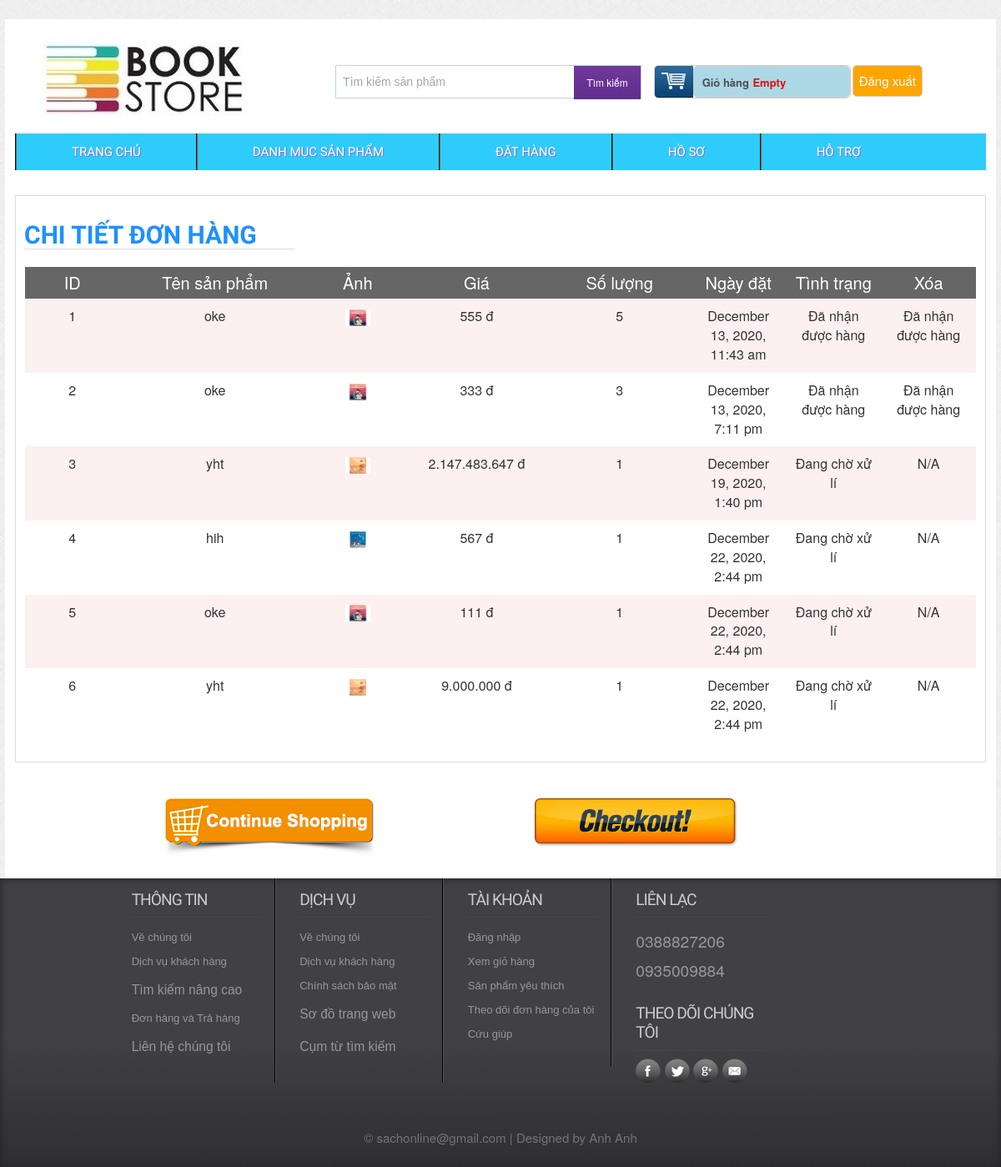
The app's page /orderdetails.php (signed in) with its own data.
### tables this page shows
CREATE TABLE `tbl_order` (
  `id` int(11) NOT NULL,
  `productId` int(11) NOT NULL,
  `productName` varchar(255) NOT NULL,
  `customer_id` int(11) NOT NULL,
  `quantity` int(11) NOT NULL,
  `price` varchar(255) NOT NULL,
  `image` varchar(255) NOT NULL,
  `status` int(11) NOT NULL DEFAULT 0,
  `date_order` timestamp NOT NULL DEFAULT current_timestamp()
);

### classes/cart.php (called while the page is built, shortened)
<?php
 $filepath = realpath(dirname(__FILE__));
include_once ($filepath.'/../lib/database.php');
include_once ($filepath.'/../helpers/format.php');
 ?>
<?php
class cart
{
	private $db;
	public function __construct()
	{
		$this->db = new Database();
	}
public function check_cart(){
$sId = session_id();
	$query = "SELECT * FROM tbl_cart WHERE sId= '$sId'";
	$result = $this->db->select($query);
	return $result;
}
public function check_order($customer_id){
	$query = "SELECT * FROM tbl_order WHERE customer_id= '$customer_id'";
	$result = $this->db->select($query);
	return $result;
}
public function get_cart_ordered($customer_id){
$query = "SELECT * FROM tbl_order WHERE customer_id= '$customer_id'";
	$get_cart_ordered = $this->db->select($query);
	return $get_cart_ordered;
}
	}
	?>

### lib/database.php (called while the page is built, shortened)
<?php
Class Database{
   public $host   = DB_HOST;
   public $user   = DB_USER;
   public $pass   = DB_PASS;
   public $dbname = DB_NAME;
   public $link;
private function connectDB(){
   $this->link = new mysqli($this->host, $this->user, $this->pass,
    $this->dbname);
 }
public function select($query){
  $result = $this->link->query($query) or
   die($this->link->error.__LINE__);
  if($result->num_rows > 0){
    return $result;
  } else {
    return false;
  }
 }
}
?>

### lib/session.php (called while the page is built, shortened)
<?php
class Session{
 public static function get($key){
    if (isset($_SESSION[$key])) {
     return $_SESSION[$key];
    } else {
     return false;
    }
 }
}
?>

### helpers/format.php (called while the page is built, shortened)
<?php
class Format{
 public function formatDate($date){
    return date('F j, Y, g:i a', strtotime($date));
 }
   public function format_currency($n=0){
    $n=(string)$n;
    $n=strrev($n);
    $res='';
    for($i=0;$i<strlen($n);$i++){
if($i%3==0 && $i!=0){
    $res.='.';
}
   $res.=$n[$i];
   }
   $res=strrev($res);
   return $res;
}
}
?>

### orderdetails.php (the view, shortened to what this page needs)
<?php
include 'inc/header.php';
 ?>
 <?php
   $ct = new cart();
?>
 <div class="main">
    <div class="content">
    	<div class="cartoption">
			<div class="cartpage">
			    	<h2 style="width: 325px;font-weight: bold; color: dodgerblue;">CHI TIẾT ĐƠN HÀNG </h2>
						<table class="tblone">
							<tr>
								<th width="10%"> ID</th>
								<th width="20%">Tên sản phẩm</th>
								<th width="10%">Ảnh</th>
								<th width="15%">Giá</th>
								<th width="15%">Số lượng</th>
								<th width="10%">Ngày đặt</th>
								<th width="10%">Tình trạng</th>
								<th width="10%">Xóa</th>
							</tr>
	<?php
	 $customer_id= Session::get('customer_id');
	$get_cart_ordered = $ct->get_cart_ordered($customer_id);
	if($get_cart_ordered){
		$i = 0;
while($result = $get_cart_ordered->fetch_assoc()){
$i++;
			?>
							<tr>
							<td><?php echo $i; ?></td>
<td><?php echo $result['productName'] ?></td>
	<td><img src="admin/uploads/<?php echo $result['image'] ?>" alt=""/></td>
								<td><?php echo $fm->format_currency($result['price'])." "."đ" ?></td>
								<td>
	<?php echo $result['quantity'] ?>
								</td>
<td><?php echo $fm->formatDate($result['date_order'])  ?>  </td>
<td>
	<?php
	if($result['status']=='0'){
		echo'Đang chờ xử lí';
	}elseif($result['status']=='1'){
		?>
	<span>Đang vận chuyển </span>
<?php
	}else{
	echo'Đã nhận được hàng';
	}
	?>
</td>
<?php
if($result['status']=='0'){
?>
<td><?php echo 'N/A'; ?></td>
<?php
}elseif($result['status']=='1'){
?>
<td><a href="?confirmid=<?php echo $customer_id ?>&price=<?php echo $result['price']  ?>&time=<?php echo $result['date_order'] ?>">Đã xác nhận</a></td>
<?php
}else{
 ?>
<td><?php echo 'Đã nhận được hàng';?></a>
<?php
}
?>
</td>
							</tr>
<?php
				}
				}
?>
						</table>
					</div>
					<div class="shopping">
						<div class="shopleft">
							<a href="index.php"> <img src="images/shop.png" alt="" /></a>
						</div>
						<div class="shopright">
							<a href="payment.php"> <img src="images/check.png" alt="" /></a>
						</div>
					</div>
    	</div>
    </div>
 </div>
<?php
include 'inc/footer.php';
 ?>

### inc/header.php (shortened to what this page needs)
<?php
include'lib/session.php';
 ?>
 <?php
include_once 'lib/database.php';
include_once 'helpers/format.php';
	$fm = new Format();
	$ct = new cart();
 ?>
<!DOCTYPE HTML>
<head>
<link href="css/style.css" rel="stylesheet" type="text/css" media="all"/>
<link href="css/menu.css" rel="stylesheet" type="text/css" media="all"/>
<link rel="stylesheet" href="https://maxcdn.bootstrapcdn.com/bootstrap/3.3.7/css/bootstrap.min.css">
</head>
<body style="/*background: #AAE3E7*/; font-size: 16px;"    >
  <div class="wrap" style="width: 99%;">
		<div class="header_top">
			<div class="logo">
				<a href="index.php"><img src="images/logo.jpg" alt="" /></a>
			</div>
			  <div class="header_top_right">
			    <div class="search_box">
				    <form action="timkiem.php" method="POST">
				    	<input type="text" name="timkiem" value="Tìm kiếm sản phẩm" onfocus="this.value = '';" onblur="if (this.value == '') {this.value = 'Tìm kiếm sản phẩm';}"><input type="submit" value="Tìm kiếm" style="height: 40px;">
				    </form>
			    </div>
			    <div class="shopping_cart" style="width: 236px; border: 1px solid #cecece;border-radius: 5px;">
					<div class="cart" style="border: 1px solid #cecece;border-radius: 5px;background: lightblue;">
						<a href="#" title="View my shopping cart" rel="nofollow" style="text-decoration: none;">
								<span class="cart_title">Giỏ hàng</span>
								<span class="no_product">
				<?php
		$check_cart = $ct->check_cart();
		if($check_cart){
			$sum = Session::get("sum");
				$qty = Session::get("qty");
			echo $fm->format_currency($sum).' '.'VNĐ'.'-'.'SL:'.$qty ;
		}else{
	echo 'Empty';
}
   ?>
								</span>
							</a>
						</div>
			      </div>
		   <div class="login" style="
    border: 1px solid #cecece;
    box-sizing: border-box;
    color: #444;
    display: block;
    float: left;
    font-size: 15px;
    /* height: 38px; */
    margin-left: 2px;
    text-align: center;
    /* width: 144px; */
    border-radius: 5px;
    padding: 7px;
    background: orange;">
<?php
$login_check =  Session::get('customer_login');
if($login_check==false){
echo '<a href="login.php" style = "">Đăng nhập</a></div>';
}else{
echo 	'<a href="?customer_id='.Session::get('customer_id').'">Đăng xuất</a></div>';
}
?>
	 </div>
 </div>
<div class="menu">
	<ul id="dc_mega-menu-orange" class="dc_mm-orange" style=" background: #2ECCFA;">
	  <li><a href="index.php">Trang chủ</a></li>
	  <li><a href="products.php">Danh mục sản phẩm</a> </li>
 <?php
  $customer_id= Session::get('customer_id');
$check_order = $ct->check_order($customer_id);
if($check_order==true){
	echo ' <li><a href="orderdetails.php">Đặt hàng</a></li>';
} else{
	echo '';
}
 ?>
<?php
$login_check =  Session::get('customer_login');
if($login_check==false){
	echo '';
}else{
	echo '<li><a href="profile.php">Hồ sơ</a> </li>';
}
 ?>
	  <li><a href="contact.php">Hỗ trợ</a> </li>
	</ul>
</div>

### inc/footer.php (shortened to what this page needs)
</div>
   <div class="footer">
   	  <div class="wrapper">
	     <div class="section group">
				<div class="col_1_of_4 span_1_of_4">
						<h4>THÔNG TIN</h4>
						<ul>
						<li><a href="#">Về chúng tôi</a></li>
						<li><a href="#">Dịch vụ khách hàng</a></li>
						<li><a href="#"><span>Tìm kiếm nâng cao</span></a></li>
						<li><a href="#">Đơn hàng và Trả hàng</a></li>
						<li><a href="#"><span>Liên hệ chúng tôi</span></a></li>
						</ul>
					</div>
				<div class="col_1_of_4 span_1_of_4">
					<h4>DỊCH vỤ</h4>
						<ul>
						<li><a href="about.html">Về chúng tôi</a></li>
						<li><a href="faq.html">Dịch vụ khách hàng</a></li>
						<li><a href="#">Chính sách bảo mật</a></li>
						<li><a href="contact.html"><span>Sơ đồ trang web</span></a></li>
						<li><a href="preview.html"><span>Cụm từ tìm kiếm</span></a></li>
						</ul>
				</div>
				<div class="col_1_of_4 span_1_of_4">
					<h4>TÀI KHOẢN </h4>
						<ul>
							<li><a href="contact.html">Đăng nhập</a></li>
							<li><a href="index.html">Xem giỏ hàng</a></li>
							<li><a href="#">Sản phẩm yêu thích</a></li>
							<li><a href="#">Theo dõi đơn hàng của tôi</a></li>
							<li><a href="faq.html">Cứu giúp</a></li>
						</ul>
				</div>
				<div class="col_1_of_4 span_1_of_4">
					<h4>Liên lạc</h4>
						<ul>
							<li><span>0388827206</span></li>
							<li><span>0935009884</span></li>
						</ul>
						<div class="social-icons">
							<h4>Theo dõi chúng tôi</h4>
					   		  <ul>
							      <li class="facebook"><a href="#" target="_blank"> </a></li>
							      <li class="twitter"><a href="#" target="_blank"> </a></li>
							      <li class="googleplus"><a href="#" target="_blank"> </a></li>
							      <li class="contact"><a href="#" target="_blank"> </a></li>
						     </ul>
   	 					</div>
				</div>
			</div>
			<div class="copy_right" >
				<p style="font-size: 15px;">&copy; sachonline@gmail.com | Designed by Anh Anh</p>
		   </div>
     </div>
    </div>
    <link href="css/flexslider.css" rel='stylesheet' type='text/css' />
</body>
</html>

### css/menu.css (style rules this page uses)
ul.dc_mm-orange,ul.dc_mm-orange li { border:none; list-style:none; }
ul.dc_mm-orange { background: #414045; background: -moz-linear-gradient(top, #414045 55%, #2f2e33 100%); background: -webkit-gradient(linear, left top, left bottom, color-stop(55%,#414045), color-stop(100%,#2f2e33)); background: -webkit-linear-gradient(top, #414045 55%,#2f2e33 100%); background: -o-linear-gradient(top, #414045 55%,#2f2e33 100%); background: -ms-linear-gradient(top, #414045 55%,#2f2e33 100%); background: linear-gradient(to bottom, #414045 55%,#2f2e33 100%); filter: progid:DXImageTransform.Microsoft.gradient( startColorstr='#414045', endColorstr='#2f2e33',GradientType=0 ); font:normal 13px Arial,sans-serif; padding:0; position:relative; width:100%; }
ul.dc_mm-orange li { float:left; margin:0; padding:0; }
ul.dc_mm-orange li a { color:#fff; display:block; float:left; font-size:15px; padding: 13px 66px; text-decoration:none; text-shadow:1px 1px 1px #9360cb; text-transform:uppercase; font-family:'Doppio One', sans-serif; border-left:2px groove #636363; }

### records on screen
tbl_order: productName "oke", image (picture), price "555", quantity "5", date_order "December 13, 2020, 11:43 am", status "Đã nhận được hàng"
tbl_order: productName "oke", image (picture), price "333", quantity "3", date_order "December 13, 2020, 7:11 pm", status "Đã nhận được hàng"
tbl_order: productName "yht", image (picture), price "2.147.483.647", quantity "1", date_order "December 19, 2020, 1:40 pm", status "Đang chờ xử lí"
tbl_order: productName "hih", image (picture), price "567", quantity "1", date_order "December 22, 2020, 2:44 pm", status "Đang chờ xử lí"
tbl_order: productName "oke", image (picture), price "111", quantity "1", date_order "December 22, 2020, 2:44 pm", status "Đang chờ xử lí"
tbl_order: productName "yht", image (picture), price "9.000.000", quantity "1", date_order "December 22, 2020, 2:44 pm", status "Đang chờ xử lí"
